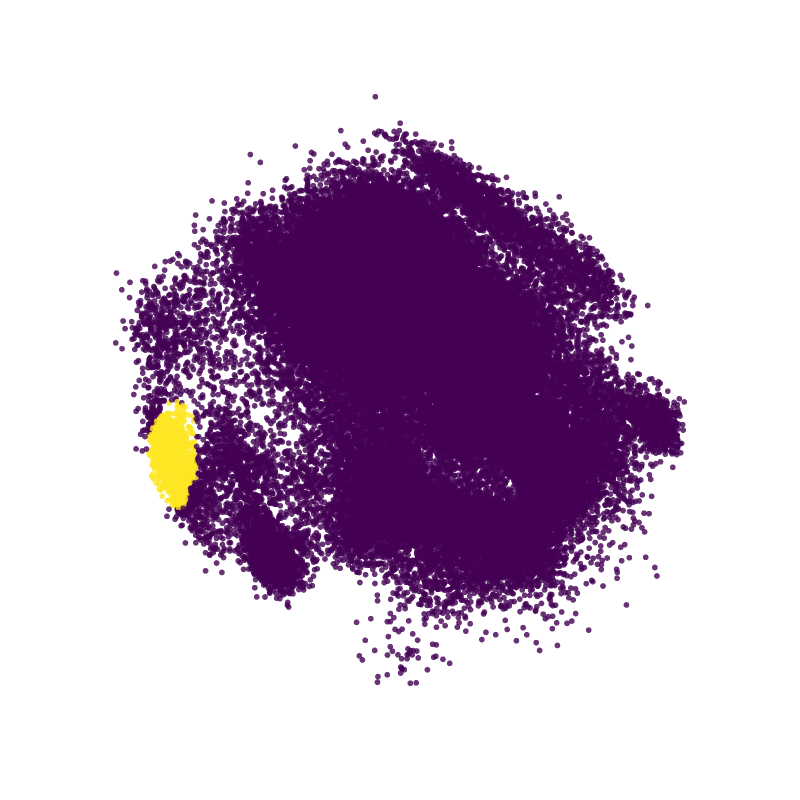

Notebook code cell kept with this figure:
### Markdown cell above
#### Cluster

A cluster has been selected using EncoderMap's `InteractivePlotting`. The selected points are also available upon reasonable request.

### Code cell
# np.save(figure_5_trained_nn_dir / "cluster_assignment/membership.npy", Ub_K11_trajs._user_selected_points)
Ub_K11_trajs.load_CVs(
    np.load(figure_5_trained_nn_dir / "clusters/membership.npy"),
    attr_name="cluster_membership",
)
with set_env(ENCODERMAP_SKIP_SCATTER_SIZE_CHECK="True"):
    fig = em.plot.plot_trajs_by_parameter(Ub_K11_trajs, "cluster_membership", cbar=False, show=False)
fig.update_layout(**layout)
# fig.write_image(figure_5_trained_nn_dir / "cluster_selection.svg", scale=2)
# fig.write_image(figure_5_trained_nn_dir / "cluster_selection.png", scale=2)
fig.show()

### Figure 1 — Plotly figure (JSON) as saved in the notebook; plotly's stock layout.template omitted (floating-point values rounded to 4 significant figures; data arrays with more than 128 entries replaced by an {"elided": "..."} marker saying what was removed)
{"data": [{"hovertemplate": "x in a.u.=%{x}<br>y in a.u.=%{y}<br>cluster_membership=%{marker.color}<extra></extra>", "legendgroup": "", "marker": {"color": {"elided": "60015 int values"}, "coloraxis": "coloraxis", "opacity": 0.8, "symbol": "circle"}, "mode": "markers", "name": "", "showlegend": false, "type": "scattergl", "x": {"elided": "60015 float values"}, "xaxis": "x", "y": {"elided": "60015 float values"}, "yaxis": "y"}], "layout": {"autosize": true, "coloraxis": {"colorbar": {"title": {"text": "cluster_membership"}}, "colorscale": [[0, "#440154"], [0.1111, "#482878"], [0.2222, "#3e4989"], [0.3333, "#31688e"], [0.4444, "#26828e"], [0.5556, "#1f9e89"], [0.6667, "#35b779"], [0.7778, "#6ece58"], [0.8889, "#b5de2b"], [1, "#fde725"]], "showscale": false}, "height": 800, "legend": {"tracegroupgap": 0}, "margin": {"t": 60}, "paper_bgcolor": "rgba(0, 0, 0, 0)", "plot_bgcolor": "rgba(0, 0, 0, 0)", "title": {}, "width": 800, "xaxis": {"anchor": "y", "autorange": true, "domain": [0, 1], "range": [-2.911, 2.728], "showgrid": false, "showline": false, "showticklabels": false, "ticks": "", "title": {}, "type": "linear", "zeroline": false}, "yaxis": {"anchor": "x", "autorange": true, "domain": [0, 1], "range": [-3.393, 2.992], "showgrid": false, "showline": false, "showticklabels": false, "ticks": "", "title": {}, "type": "linear", "zeroline": false}}}
